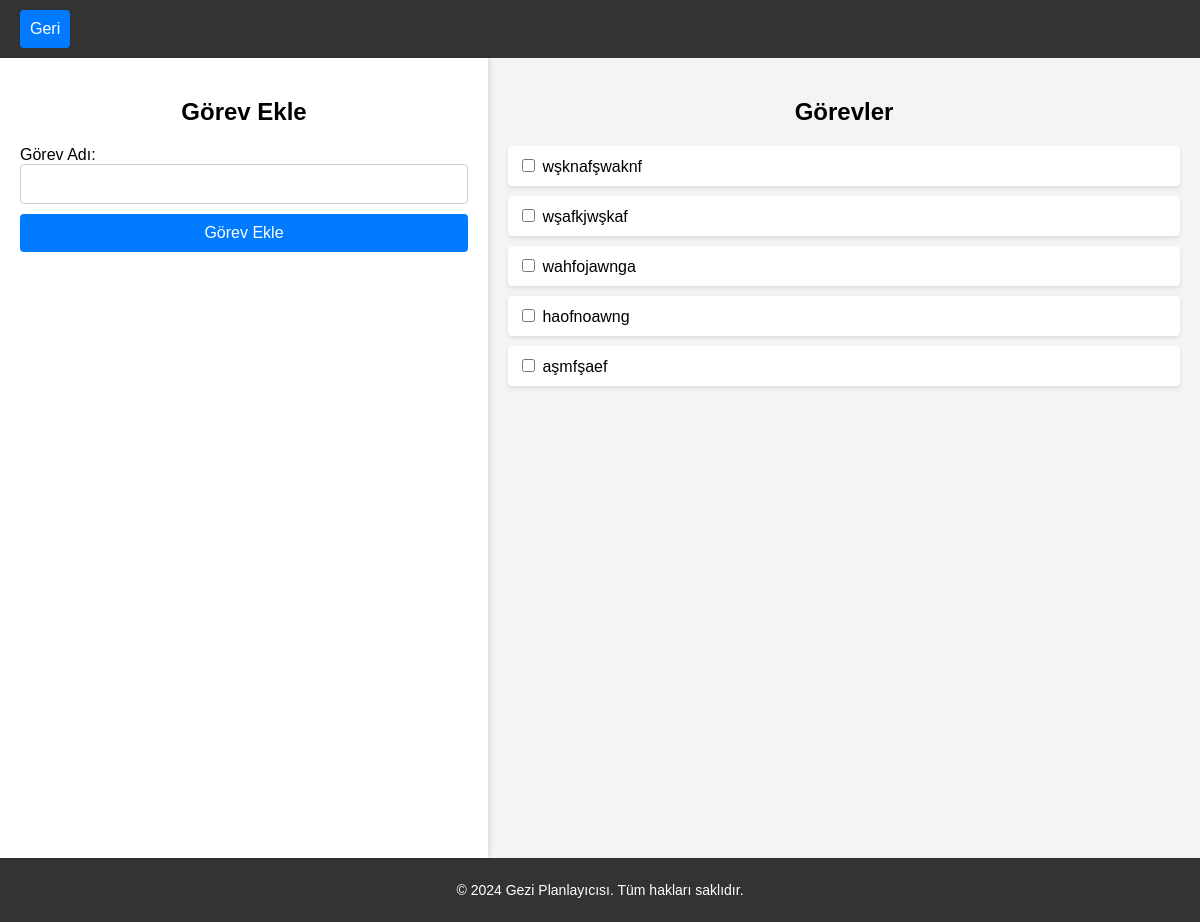
/get_hedef, run on an earlier commit of the app's database.
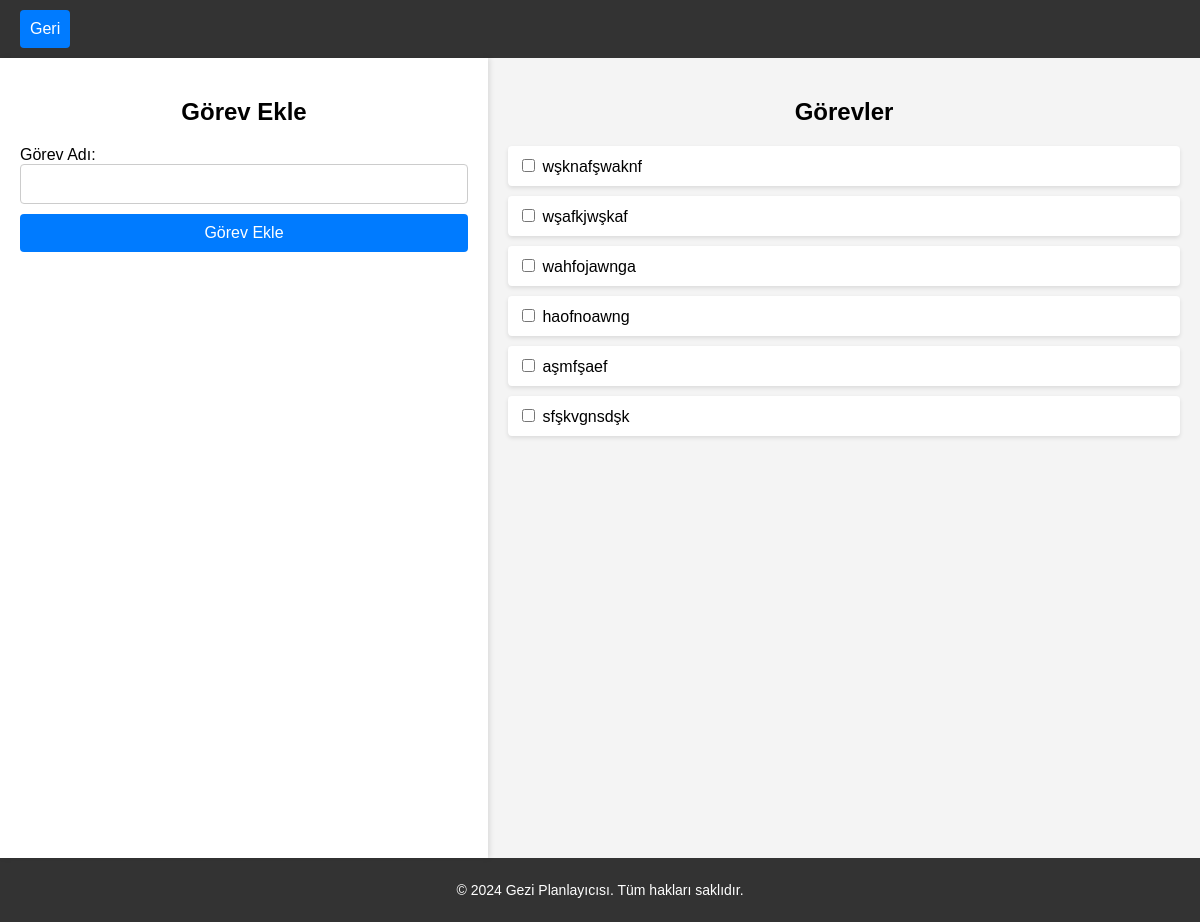
And on a later commit of the database.
### tables this page shows
CREATE TABLE "hedefler" (
	"hedef_ID"	INTEGER NOT NULL,
	"hedef"	TEXT,
	PRIMARY KEY("hedef_ID" AUTOINCREMENT)
);

### app.py (the view)
@app.route('/get_hedef')
def get_hedef():
    conn = get_db_connection()
    tasks = conn.execute('SELECT * FROM hedefler').fetchall()  # Tüm görevleri al
    conn.close()
    return render_template("gezilecekyerler.html", tasks=tasks)

### app.py (called while the page is built)
def get_db_connection():
    conn = sqlite3.connect('file:users.db?mode=rw', uri=True)
    conn.row_factory = sqlite3.Row     # Veritabanı dosyasının adı
    return conn

### templates/gezilecekyerler.html (shortened to what this page needs)
<!DOCTYPE html>
<html lang="tr">
<head>
    <link rel="stylesheet" href="static/gorev.css">
</head>
<body>
    <header>
        <div class="navbar">
            <button id="gezecek-geribtn" class="login-btn" onclick="window.location.href='/profile';">Geri</button>
        </div>
    </header>
    <div class="container">
        <div class="left-panel">
            <h2>Görev Ekle</h2>
            <form action="/add_task" method="POST">
                <label for="task">Görev Adı:</label>
                <input type="text" id="task" name="task" required>
                <button id="hedefekle-btn" type="submit">Görev Ekle</button>
            </form>
        </div>
        <div class="right-panel">
            <h2>Görevler</h2>
            <ul>
                {% for task in tasks %}
                <li>
                    <input name="chechbox" type="checkbox" id="task-{{ task['hedef_ID'] }}" onclick="saveCheckedTasks({{ task['hedef_ID'] }})">
                    <label name="hedef" for="task-{{ task['hedef_ID'] }}">{{ task['hedef'] }}</label>
                </li>
                {% endfor %}
            </ul>
        </div>
    </div>
    <footer>
        <p>&copy; 2024 Gezi Planlayıcısı. Tüm hakları saklıdır.</p>
    </footer>
</body>
</html>

### static/gorev.css (style rules this page uses)
body { margin: 0; font-family: Arial, sans-serif; background-color: #f4f4f4; }
.container { display: flex; height: 100vh; }
.left-panel { width: 40%; padding: 20px; background-color: #fff; box-shadow: 2px 0 5px rgba(0, 0, 0, 0.1); }
h2 { text-align: center; margin-bottom: 20px; }
form { display: flex; flex-direction: column; }
input[type="text"] { padding: 10px; margin-bottom: 10px; font-size: 16px; border: 1px solid #ccc; border-radius: 4px; }
button { padding: 10px; background-color: #007bff; color: white; border: none; border-radius: 4px; font-size: 16px; cursor: pointer; }
.right-panel { width: 60%; padding: 20px; }
ul { list-style-type: none; padding: 0; }
li { background-color: #fff; padding: 10px; margin-bottom: 10px; border-radius: 4px; box-shadow: 0 2px 4px rgba(0, 0, 0, 0.1); }
header { background-color: #333; padding: 10px 20px; color: white; }
footer { background-color: #333; color: white; text-align: center; padding: 10px 0; font-size: 14px; }

What changed in the data, as far as the page shows it:
added hedefler: hedef "sfşkvgnsdşk"
